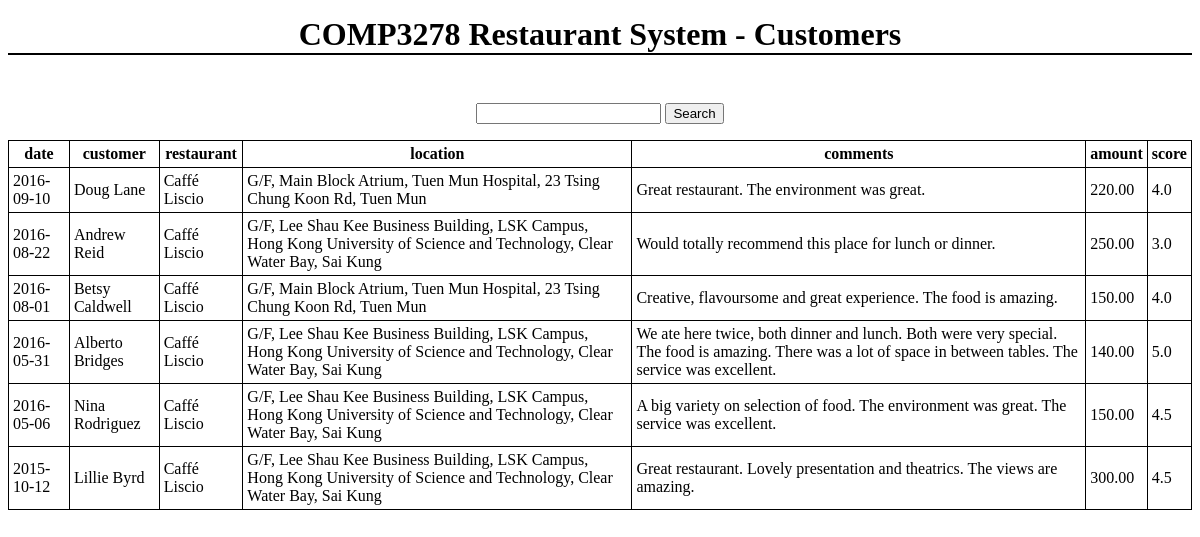
/visits.php?restaurant=4, run on the app's committed database.
### tables this page shows
CREATE TABLE IF NOT EXISTS `visits` (
  `visit_id` int(11) NOT NULL DEFAULT '0',
  `customer_id` int(11) NOT NULL,
  `restaurant_id` int(11) NOT NULL,
  `branch_no` int(11) NOT NULL,
  `date` date NOT NULL,
  `comments` text,
  `amount` decimal(10,2) DEFAULT NULL,
  `score` decimal(2,1) DEFAULT NULL,
  PRIMARY KEY (`visit_id`),
  KEY `restaurant_id` (`restaurant_id`,`branch_no`),
  KEY `customer_id` (`customer_id`)
);

CREATE TABLE IF NOT EXISTS `customers` (
  `customer_id` int(11) NOT NULL DEFAULT '0',
  `name` varchar(80) NOT NULL,
  `birthday` date NOT NULL,
  PRIMARY KEY (`customer_id`)
);

CREATE TABLE IF NOT EXISTS `restaurants` (
  `restaurant_id` int(11) NOT NULL DEFAULT '0',
  `name` varchar(80) NOT NULL,
  PRIMARY KEY (`restaurant_id`)
);

CREATE TABLE IF NOT EXISTS `branches` (
  `restaurant_id` int(11) NOT NULL DEFAULT '0',
  `branch_no` int(11) NOT NULL,
  `location` varchar(256) NOT NULL,
  `seats` int(11) NOT NULL,
  PRIMARY KEY (`restaurant_id`,`branch_no`)
);

### visits.php (the view, shortened to what this page needs)
<!doctype html>
<html>
  <head>
  </head>
  <body>
    <h1>COMP3278 Restaurant System - Customers</h1>
    <?php
    try {
      echo '<form action="visits.php" method="get">
        <input type="search" name="comments">
        <input type="submit" value="Search">
      </form>';
      $mysqli = new mysqli( $db_config['host'],
                      $db_config['user'],
                      $db_config['pass'],
                      $db_config['name'] );
      $mysqli->set_charset( 'utf8' );
	  $restaurant = null;
	  $branch = null;
	  $customer = null;
	  $sqlCode = "SELECT V.date, C.name, R.name AS restaurant, B.location, V.comments, V.amount, V.score
FROM visits V
LEFT OUTER JOIN customers C
ON V.customer_id = C.customer_id
LEFT OUTER JOIN restaurants R
ON V.restaurant_id = R.restaurant_id
LEFT OUTER JOIN branches B
ON (V.restaurant_id = B.restaurant_id AND V.branch_no = B.branch_no)";
		if ( isSet( $_GET['restaurant'] ) ) {
			if ( isSet( $_GET['branch'] ) ) {
				$branch = $_GET['branch'];
				$restaurant = $_GET['restaurant'];
				$sqlCode = $sqlCode . " WHERE R.restaurant_id = ? AND B.branch_no = ?";
			} else
			{
			$restaurant = $_GET['restaurant'];
			$sqlCode = $sqlCode . " WHERE R.restaurant_id = ?";
			}
		}
		$sqlCode = $sqlCode . " ORDER BY V.date DESC";
		$stmt = $mysqli->prepare($sqlCode);
		if ( isSet( $_GET['restaurant'] ) ){
			if ( isSet( $_GET['branch'] ) ){
				$stmt->bind_param('ii', $restaurant, $branch);}
			else
				$stmt->bind_param('i', $restaurant);
		}
		$stmt->bind_result($date, $customer, $restaurant, $location, $comments, $amount, $score);
		$stmt->execute();
		echo '<table><tr><th><b>date</b></th><th><b>customer</b></th><th><b>restaurant</b></th><th><b>location</b></th><th><b>comments</b></th><th><b>amount</b></th><th><b>score</b></th></tr>';
		while ($stmt->fetch()) {
			$date = htmlspecialchars($date);
			$customer = htmlspecialchars($customer);
			$restaurant = htmlspecialchars($restaurant);
			$location = htmlspecialchars($location);
			$comments = htmlspecialchars($comments);
			$amount = htmlspecialchars($amount);
			$score = htmlspecialchars($score);
			echo "<tr><td>$date</td><td>$customer</td><td>$restaurant</td><td>$location</td><td>$comments</td><td>$amount</td><td>$score</td></tr>";
		}
		echo '</table>';
    } catch ( Exception $e ) {
      echo $e->getMessage();
    }
  ?>
  </body>
</html>

### visits.php (style rules this page uses)
h1:first-child { margin: 0.5em 0 1.5em; border-bottom: 2px solid black; }
h1, h2 { text-align: center; }
form { text-align: center; margin: 0 auto 1em; }
table { border-collapse: collapse; margin: 0 auto; }
th, td { border: 1px solid black; padding: 0.25em; }

### data on the page
visits: date "2016-09-10", customer.name "Doug Lane", restaurants.name "Caffé Liscio", branches.location "G/F, Main Block Atrium, Tuen Mun Hospital, 23 Tsing Chung Koon Rd, Tuen Mun", comments "Great restaurant. The environment was great.", amount "220.00", score "4.0"
visits: date "2016-08-22", customer.name "Andrew Reid", restaurants.name "Caffé Liscio", branches.location "G/F, Lee Shau Kee Business Building, LSK Campus, Hong Kong University of Science and Technology, Clear Water Bay, Sai Kung", comments "Would totally recommend this place for lunch or dinner.", amount "250.00", score "3.0"
visits: date "2016-08-01", customer.name "Betsy Caldwell", restaurants.name "Caffé Liscio", branches.location "G/F, Main Block Atrium, Tuen Mun Hospital, 23 Tsing Chung Koon Rd, Tuen Mun", comments "Creative, flavoursome and great experience. The food is amazing.", amount "150.00", score "4.0"
visits: date "2016-05-31", customer.name "Alberto Bridges", restaurants.name "Caffé Liscio", branches.location "G/F, Lee Shau Kee Business Building, LSK Campus, Hong Kong University of Science and Technology, Clear Water Bay, Sai Kung", comments "We ate here twice, both dinner and lunch. Both were very special. The food is amazing. There was a lot of space in between tables. The service was excellent.", amount "140.00", score "5.0"
visits: date "2016-05-06", customer.name "Nina Rodriguez", restaurants.name "Caffé Liscio", branches.location "G/F, Lee Shau Kee Business Building, LSK Campus, Hong Kong University of Science and Technology, Clear Water Bay, Sai Kung", comments "A big variety on selection of food. The environment was great. The service was excellent.", amount "150.00", score "4.5"
visits: date "2015-10-12", customer.name "Lillie Byrd", restaurants.name "Caffé Liscio", branches.location "G/F, Lee Shau Kee Business Building, LSK Campus, Hong Kong University of Science and Technology, Clear Water Bay, Sai Kung", comments "Great restaurant. Lovely presentation and theatrics. The views are amazing.", amount "300.00", score "4.5"
